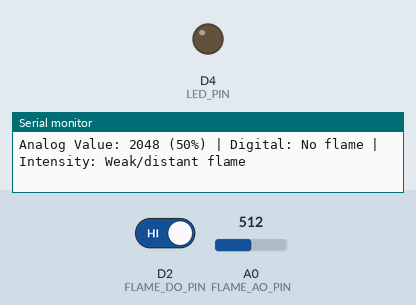
Simulated run of this sketch. Board: ESP8266 (NodeMCU). Parts: output pins drawn as LEDs (lit = HIGH), the last lines printed to the serial monitor. Inputs (shaded band) come from the test bench; at power-on: D2 (FLAME_DO_PIN) HIGH, A0 (FLAME_AO_PIN) = 512 (analog values on the 0–1023 scale).

Above: at 1.2 s.
1.3 s: D2 (FLAME_DO_PIN) driven LOW
At 2.2 s:
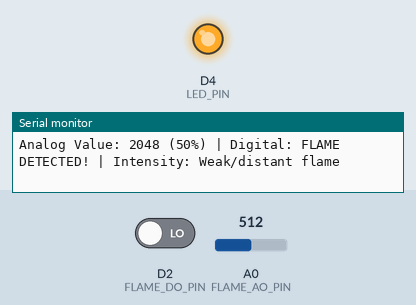
2.8 s: A0 (FLAME_AO_PIN) set to 482
5.0 s: A0 (FLAME_AO_PIN) set to 137
6.5 s: A0 (FLAME_AO_PIN) set to 119
8.5 s: D2 (FLAME_DO_PIN) driven HIGH
At 8.9 s:
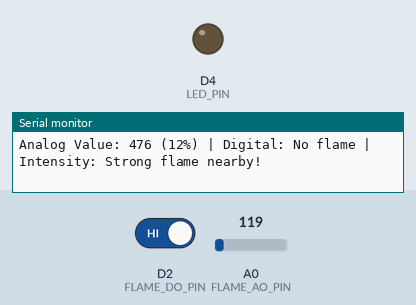
Timing chart, 0 to 11.5 s (numbered marks = the images above; inputs shaded):
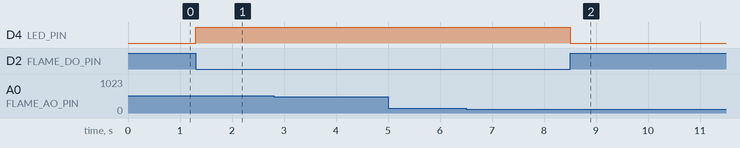

Measured:
- after the input at 1.3 s, D4 (LED_PIN): LOW → HIGH at once
- after the input at 8.5 s, D4 (LED_PIN): HIGH → LOW at once

The sketch:

Flame_Sensor.ino
```cpp
/*
 * Flame Sensor Module Test Code
 * Board: NUCLEO-F103RB (STM32F103RBT6)
 * IDE: Arduino IDE with STM32 Core
 *
 * 불꽃감지 센서 모듈 테스트
 * - 불꽃의 적외선(IR) 파장(760nm~1100nm)을 감지
 * - 디지털 출력(DO): 임계값 초과시 LOW 출력
 * - 아날로그 출력(AO): 불꽃 강도에 비례한 값 출력
 *
 * Wiring:
 * - VCC -> 3.3V or 5V
 * - GND -> GND
 * - DO  -> D2 (PA10)
 * - AO  -> A0 (PA0)
 */

// Pin Definitions
#define FLAME_DO_PIN  D2    // Digital Output Pin (PA10)
#define FLAME_AO_PIN  A0    // Analog Output Pin (PA0)
#define LED_PIN       LED_BUILTIN  // Onboard LED (PA5)

// Variables
int analogValue = 0;
int digitalValue = 0;
unsigned long previousMillis = 0;
const long interval = 500;  // 500ms 간격으로 출력

void setup() {
  // Serial Communication
  Serial.begin(115200);
  while (!Serial) {
    ; // Wait for serial port to connect
  }

  Serial.println("========================================");
  Serial.println("  Flame Sensor Module Test");
  Serial.println("  Board: NUCLEO-F103RB");
  Serial.println("========================================");
  Serial.println();

  // Pin Mode Setup
  pinMode(FLAME_DO_PIN, INPUT);
  pinMode(LED_PIN, OUTPUT);

  // ADC Resolution (12-bit for STM32)
  analogReadResolution(12);

  Serial.println("Sensor initialized. Monitoring...");
  Serial.println("DO: LOW = Flame detected, HIGH = No flame");
  Serial.println();
}

void loop() {
  unsigned long currentMillis = millis();

  // Read sensor values
  digitalValue = digitalRead(FLAME_DO_PIN);
  analogValue = analogRead(FLAME_AO_PIN);

  // Flame detection (DO pin is active LOW)
  if (digitalValue == LOW) {
    digitalWrite(LED_PIN, HIGH);  // LED ON when flame detected
  } else {
    digitalWrite(LED_PIN, LOW);   // LED OFF when no flame
  }

  // Print values at interval
  if (currentMillis - previousMillis >= interval) {
    previousMillis = currentMillis;

    printSensorData();
  }
}

void printSensorData() {
  Serial.print("Analog Value: ");
  Serial.print(analogValue);
  Serial.print(" (");
  Serial.print(map(analogValue, 0, 4095, 0, 100));
  Serial.print("%)");

  Serial.print(" | Digital: ");
  if (digitalValue == LOW) {
    Serial.print("FLAME DETECTED!");
  } else {
    Serial.print("No flame");
  }

  // Flame intensity estimation
  Serial.print(" | Intensity: ");
  if (analogValue < 500) {
    Serial.println("Strong flame nearby!");
  } else if (analogValue < 2000) {
    Serial.println("Moderate flame");
  } else if (analogValue < 3500) {
    Serial.println("Weak/distant flame");
  } else {
    Serial.println("No flame");
  }
}
```
